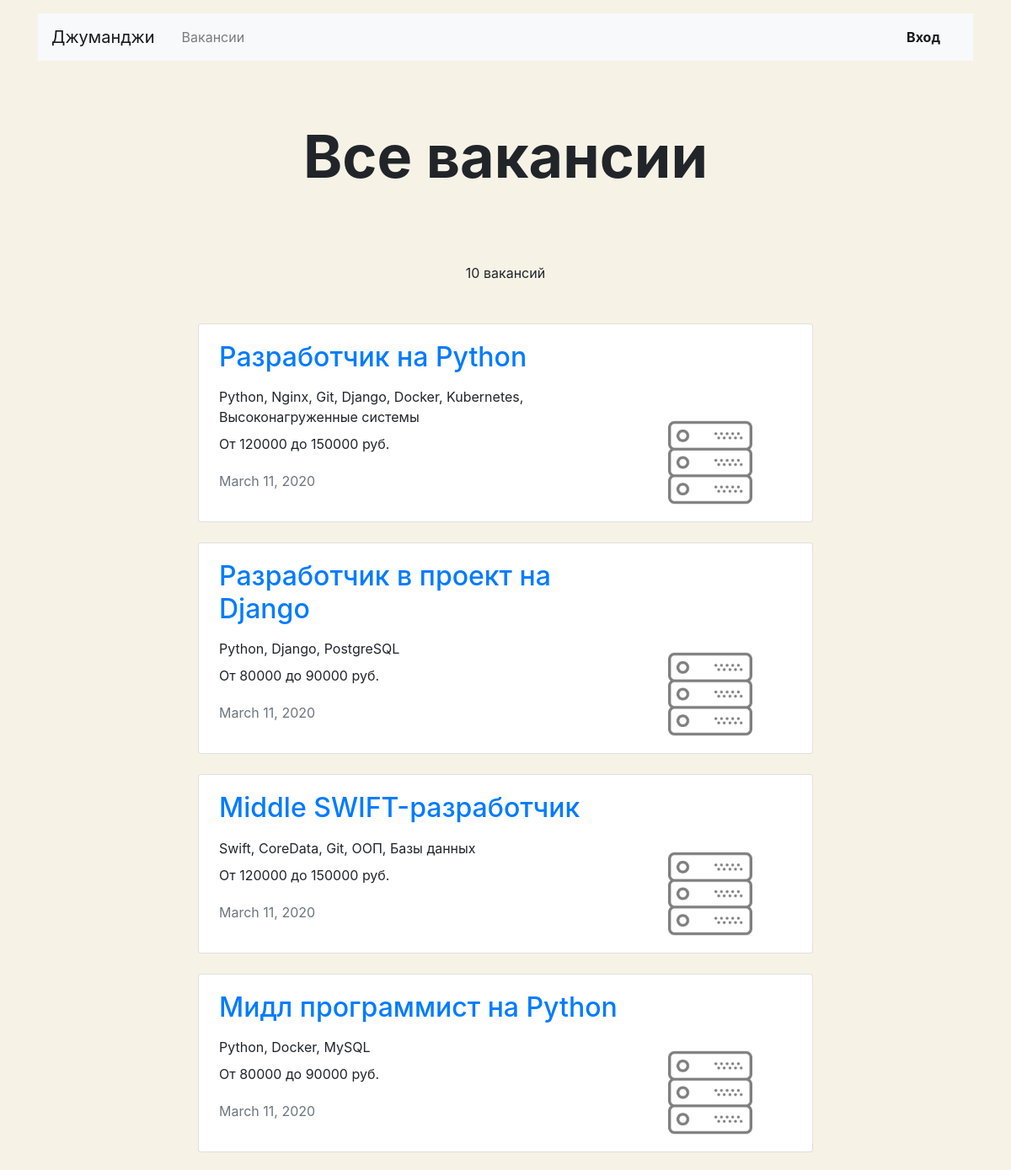
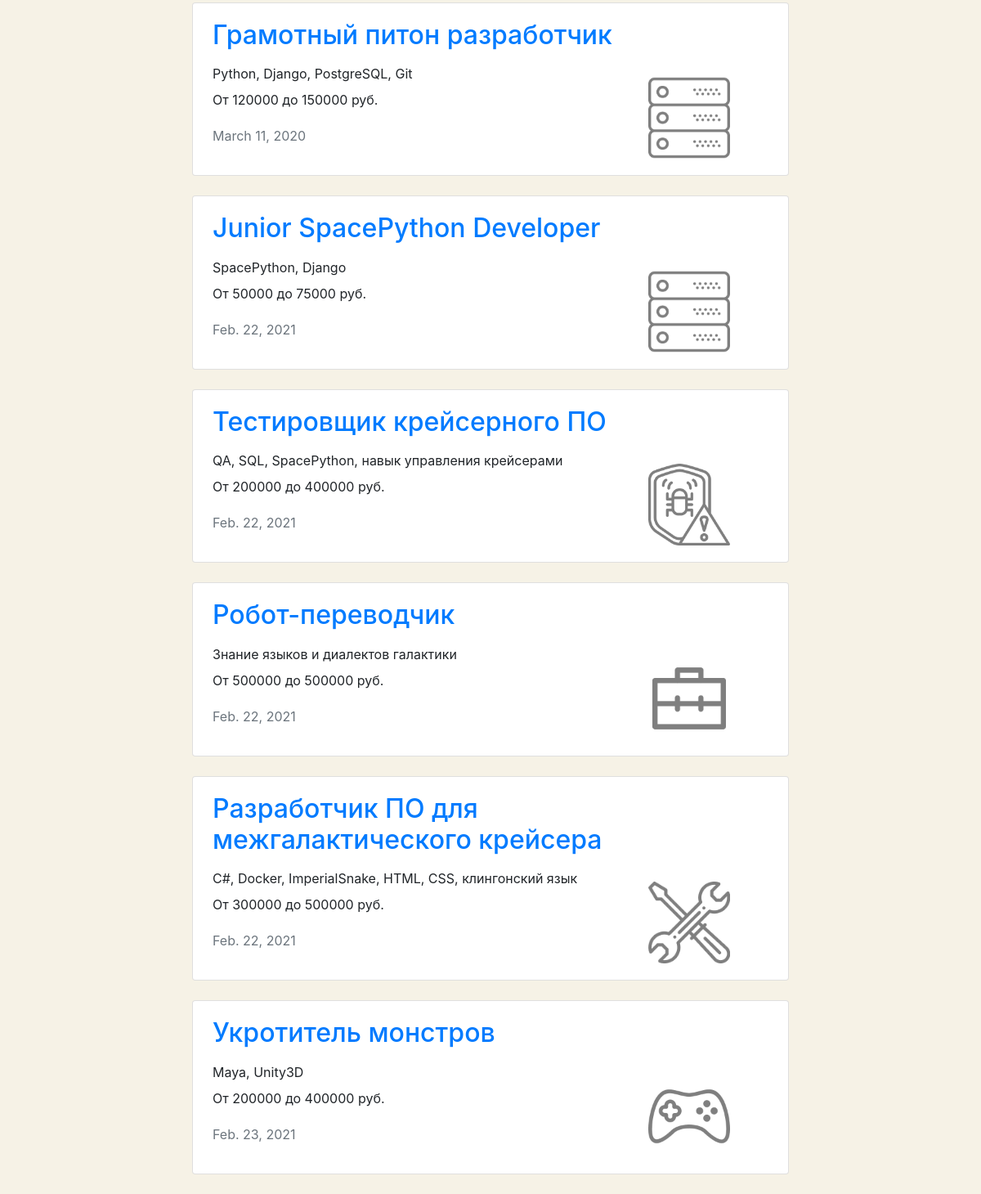
Page /vacancies/ on the committed database (2 pictures, top to bottom).
### vacancies/models.py (models this page shows, shortened)
class Vacancy(models.Model):
    title = models.CharField(max_length=150)
    specialty = models.ForeignKey(
        Specialty,
        related_name="vacancies",
        on_delete=models.CASCADE,
    )
    company = models.ForeignKey(
        Company,
        related_name="vacancies",
        on_delete=models.CASCADE,
    )
    skills = models.CharField(max_length=150)
    description = models.CharField(max_length=1500)
    salary_min = models.IntegerField()
    salary_max = models.IntegerField()
    published_at = models.DateField(auto_now_add=True)

class Specialty(models.Model):
    code = models.CharField(max_length=50)
    title = models.CharField(max_length=150)
    picture = models.ImageField(upload_to=MEDIA_SPECIALITY_IMAGE_DIR)

### vacancies/views/main.py (the view)
# urls.py: path('vacancies/', main.VacanciesView.as_view(), name='vacancies'),
class VacanciesView(View):
    def get(self, request):
        vacancies = Vacancy.objects.prefetch_related('specialty')
        context = {
            'vacancies': vacancies,
        }
        return render(request, 'vacancies/vacancies.html', context=context)

### vacancies/templatetags/ru_declination.py (called while the page is built, shortened)
@register.filter()
def ru_declination(number: Union[int, str], arg: str = 'день, дня, дней'):
    nominative_singular, genitive_singular, genitive_plural = arg.split(',')
    number = abs(int(number))
    if 10 <= number % 100 <= 20:
        return f'{number} {genitive_plural}'

### vacancies/templates/vacancies/vacancies.html
{% extends "vacancies/base.html" %}
{% block content %}
{% load ru_declination %}
<main class="container mt-3">
    <section>
        <h1 class="h1 text-center mx-auto mt-4 pt-5" style="font-size: 70px;"><strong>Все вакансии</strong></h1>
        <h1 class="h1 text-center mx-auto mt-4 pt-5" style="font-size: 70px;"><strong>{{ specialty.title }}</strong>
        </h1>
        <p class="text-center pt-1">{{ vacancies.count|ru_declination:"вакансия, вакансии, вакансий"  }} </p>
        <div class="row mt-5">
            <div class="col-12 col-lg-8 offset-lg-2 m-auto">{% for vacancy in vacancies %}
              <div class="card mb-4"><a href="{% url 'vacancy' vacancy.id %}"></a>
                    <div class="card-body px-4">
                        <div class="row">
                            <div class="col-12 col-md-8 col-lg-9">
                                <a href="{% url 'vacancy' vacancy.id %}"><h2 class="h2 pb-2">{{ vacancy.title }}</h2>
                                </a>
                                <p class="mb-2">{{ vacancy.skills }}</p>
                                <p>От {{ vacancy.salary_min }} до {{ vacancy.salary_max }} руб.</p>
                                <p class="text-muted pt-1">{{ vacancy.published_at }}</p>
                            </div>
                            <div class="col-12 col-md-4 col-lg-3 d-flex align-items-end">
                                <img src="/media/{{ vacancy.specialty.picture }}/" width="100" height="100" alt="">
                            </div>
                        </div>
                    </div>
                </div>
                {% endfor %}
            </div>
        </div>
    </section>
</main>
{% endblock %}

### vacancies/templates/vacancies/base.html (shortened to what this page needs)
<!DOCTYPE html>
<html lang="ru">
<head>
    <link rel="stylesheet" href="https://stackpath.bootstrapcdn.com/bootstrap/4.3.1/css/bootstrap.min.css"
>
</head>
<body>
<header class="container mt-3">
    <nav class="navbar navbar-expand-lg navbar-light bg-light">
        <a class="navbar-brand mr-4" href="{% url 'main' %}">Джуманджи</a>
        <div class="collapse navbar-collapse justify-content-between" id="navbarNav">
            <ul class="navbar-nav col-10">
                <li class="nav-item">
                    <a class="nav-link" href="{% url 'vacancies' %}">Вакансии</a>
                </li>
            </ul>
            <ul class="navbar-nav col-2 justify-content-end">
                {% if user.is_authenticated %}
                <li class="nav-item active">
                    <div class="btn-group">
                        <button type="button" class="btn dropdown-toggle font-weight-bold" data-toggle="dropdown"
                                aria-haspopup="true" aria-expanded="false">
                            {{ user.username }}
                        </button>
                        <div class="dropdown-menu dropdown-menu-right mt-3">
                            <a href="{% url 'my_company' %}" class="dropdown-item py-2">Компания</a>
                            <a href="{% url 'logout' %}" class="dropdown-item py-2">Выйти</a>
                        </div>
                    </div>
                </li>
                {% else %}
                <li class="nav-item active">
                    <a href="{% url 'login' %}" class="nav-link font-weight-bold">Вход</a>
                </li>
                {% endif %}
            </ul>
        </div>
    </nav>
</header>
{% block content %} {% endblock %}
</body>
</html>

### vacancies/templates/vacancies/base.html (style rules this page uses)
body { background-color: #F6F2E6; }

### rows in the picture
Vacancy: title "Разработчик на Python", skills "Python, Nginx, Git, Django, Docker, Kubernetes, Высоконагруженные системы", salary_min "120000", salary_max "150000", published_at "March 11, 2020", specialty.picture (picture)
Vacancy: title "Разработчик в проект на Django", skills "Python, Django, PostgreSQL", salary_min "80000", salary_max "90000", published_at "March 11, 2020", specialty.picture (picture)
Vacancy: title "Middle SWIFT-разработчик", skills "Swift, CoreData, Git, ООП, Базы данных", salary_min "120000", salary_max "150000", published_at "March 11, 2020", specialty.picture (picture)
Vacancy: title "Мидл программист на Python", skills "Python, Docker, MySQL", salary_min "80000", salary_max "90000", published_at "March 11, 2020", specialty.picture (picture)
Vacancy: title "Грамотный питон разработчик", skills "Python, Django, PostgreSQL, Git", salary_min "120000", salary_max "150000", published_at "March 11, 2020", specialty.picture (picture)
Vacancy: title "Junior SpacePython Developer", skills "SpacePython, Django", salary_min "50000", salary_max "75000", published_at "Feb. 22, 2021", specialty.picture (picture)
Vacancy: title "Тестировщик крейсерного ПО", skills "QA, SQL, SpacePython, навык управления крейсерами", salary_min "200000", salary_max "400000", published_at "Feb. 22, 2021", specialty.picture (picture)
Vacancy: title "Робот-переводчик", skills "Знание языков и диалектов галактики", salary_min "500000", salary_max "500000", published_at "Feb. 22, 2021", specialty.picture (picture)
Vacancy: title "Разработчик ПО для межгалактического крейсера", skills "С#, Docker, ImperialSnake, HTML, CSS, клингонский язык", salary_min "300000", salary_max "500000", published_at "Feb. 22, 2021", specialty.picture (picture)
Vacancy: title "Укротитель монстров", skills "Maya, Unity3D", salary_min "200000", salary_max "400000", published_at "Feb. 23, 2021", specialty.picture (picture)

### other values in the picture
{{ vacancies.count|ru_declination:"вакансия, вакансии, вакансий" }} "10 вакансий"
